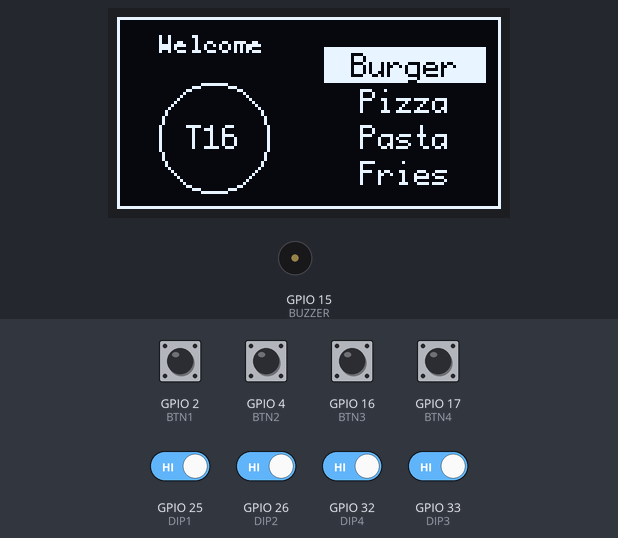
Bench run of a sketch on a simulated ESP32. Parts: 128×64 one-colour display, buzzer (waves = sounding, pin HIGH). Inputs (shaded band) come from the test bench; at power-on: GPIO 2 (BTN1), GPIO 4 (BTN2), GPIO 16 (BTN3), GPIO 17 (BTN4), GPIO 25 (DIP1), GPIO 26 (DIP2), GPIO 32 (DIP4), GPIO 33 (DIP3) HIGH. WiFi joins after 1.5 s; servers stay silent unless stated; what the sketch prints to the serial monitor is not drawn.

Above: at 2.7 s.
2.8 s: GPIO 2 (BTN1) pulled LOW for 0.15 s
At 4.0 s:
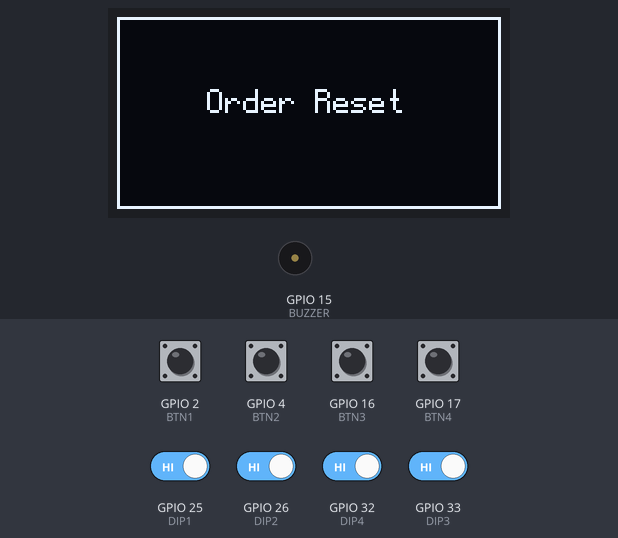
5.8 s: GPIO 16 (BTN3) pulled LOW for 1 s
At 7.8 s:
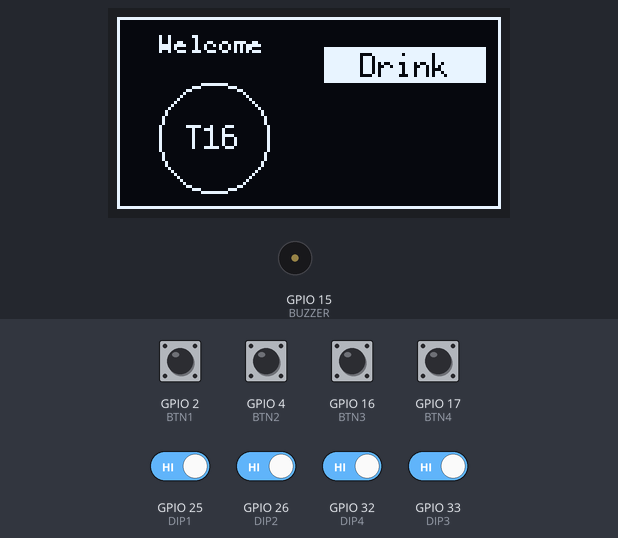
8.3 s: GPIO 4 (BTN2) pulled LOW for 0.15 s
At 8.8 s:
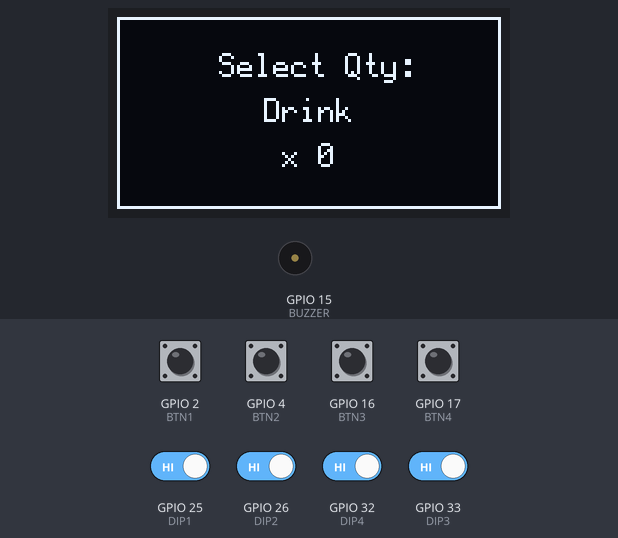
10.0 s: GPIO 16 (BTN3) pulled LOW for 0.15 s
At 10.6 s:
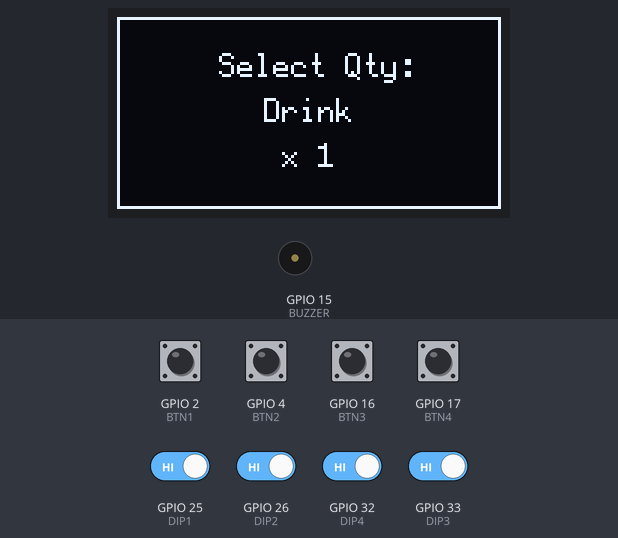
11.6 s: GPIO 17 (BTN4) pulled LOW for 0.15 s
At 12.8 s:
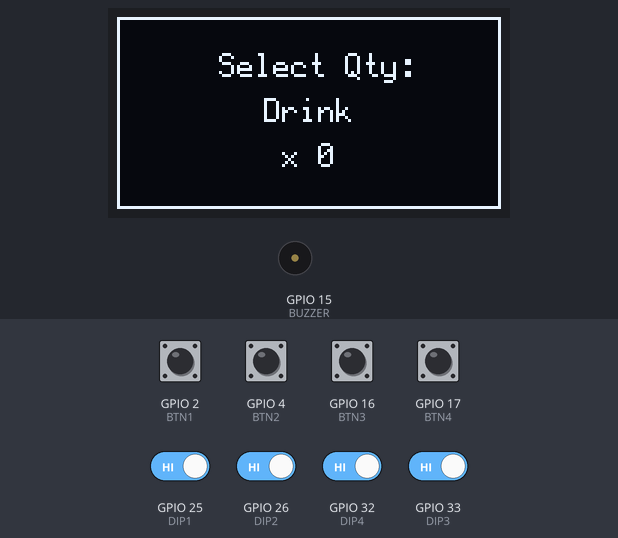
13.2 s: GPIO 2 (BTN1) pulled LOW for 1 s
At 13.35 s:
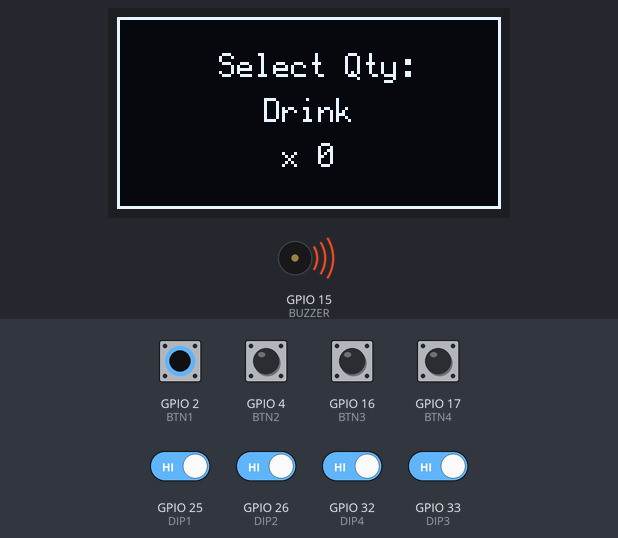
Timing chart, 0 to 16.2 s (numbered marks = the images above; inputs shaded):
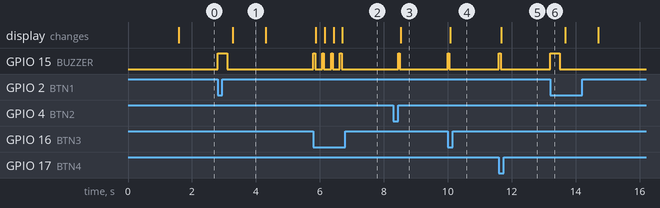

The sketch:

OM_main.ino
```cpp
#include <Wire.h>
#include <U8g2lib.h>
#include <WiFi.h>
#include <Firebase_ESP_Client.h>
#include "addons/TokenHelper.h"
#include "addons/RTDBHelper.h"

// OLED setup for SH1106 (1.3" OLED, I2C)
U8G2_SH1106_128X64_NONAME_F_HW_I2C display(U8G2_R0, /* reset=*/ U8X8_PIN_NONE);

// Button pins
#define BTN1 2    // Reset
#define BTN2 4    // Select / Confirm
#define BTN3 16   // Scroll up / Increment
#define BTN4 17   // Scroll down / Decrement
#define BUZZER 15 // Buzzer

// DIP Switch pins
#define DIP1 25
#define DIP2 26
#define DIP3 33
#define DIP4 32

// Wi-Fi credentials
#define WIFI_SSID "Retro"
#define WIFI_PASSWORD "Retro_Maker"

// Firebase credentials
#define API_KEY "AIzaSyCqRrMlG-INP1a0Sj9IKBgBsLjooLJhjMw"
#define DATABASE_URL "https://order-management-system-edb74-default-rtdb.asia-southeast1.firebasedatabase.app/"

FirebaseData fbdo;
FirebaseAuth auth;
FirebaseConfig config;
bool signupOK = false;

// Menu Data
String menu[] = {"Burger", "Pizza", "Pasta", "Fries", "Drink"};
int menuSize = sizeof(menu) / sizeof(menu[0]);

// State Variables
int menuIndex = 0;
int quantity = 1;
bool inQuantityDialog = false;
int currentTableNo = 1;

struct OrderItem {
  String name;
  int quantity;
};
std::vector<OrderItem> cart;

// ------ Setup ------
void setup() {
  Serial.begin(115200);

  pinMode(BTN1, INPUT_PULLUP);
  pinMode(BTN2, INPUT_PULLUP);
  pinMode(BTN3, INPUT_PULLUP);
  pinMode(BTN4, INPUT_PULLUP);
  pinMode(BUZZER, OUTPUT);
  digitalWrite(BUZZER, LOW);

  // DIP Switch pins
  pinMode(DIP1, INPUT_PULLUP);
  pinMode(DIP2, INPUT_PULLUP);
  pinMode(DIP3, INPUT_PULLUP);
  pinMode(DIP4, INPUT_PULLUP);

  display.begin();
  display.setFont(u8g2_font_profont12_mf);

  currentTableNo = readTableNumber();

  showStartupScreen();  // <--- ADD STARTUP SCREEN FIRST

  // Wi-Fi connection
  WiFi.begin(WIFI_SSID, WIFI_PASSWORD);
  Serial.print("Connecting to WiFi...");
  while (WiFi.status() != WL_CONNECTED) {
    Serial.print(".");
    delay(300);
  }
  Serial.println();
  Serial.println("Connected to WiFi");

  // Firebase connection
  config.api_key = API_KEY;
  config.database_url = DATABASE_URL;

  if (Firebase.signUp(&config, &auth, "", "")) {
    Serial.println("Firebase signup OK");
    signupOK = true;
  } else {
    Serial.printf("Firebase signup failed: %s\n", config.signer.signupError.message.c_str());
  }

  Firebase.begin(&config, &auth);
  Firebase.reconnectWiFi(true);

  showMenu();
}

// ------ Main Loop ------
void loop() {
  static bool btn2Pressed = false;
  static unsigned long btn2StartTime = 0;

  if (digitalRead(BTN1) == LOW) {
    buzzLong();
    resetOrder();
    delay(300);
  }

  if (digitalRead(BTN2) == LOW && !btn2Pressed) {
    btn2Pressed = true;
    btn2StartTime = millis();
  }

  if (btn2Pressed && digitalRead(BTN2) == HIGH) {
    unsigned long pressDuration = millis() - btn2StartTime;
    btn2Pressed = false;

    if (pressDuration > 1000) {
      buzzLong();
      simulateOrderPlacement();
    } else {
      buzzShort();
      if (inQuantityDialog) {
        updateCart();
      } else {
        inQuantityDialog = true;
        quantity = getPreviousQuantity(menu[menuIndex]);
        showQuantityDialog();
      }
    }
    delay(300);
  }

  if (digitalRead(BTN3) == LOW) {
    buzzShort();
    if (inQuantityDialog) {
      quantity++;
      showQuantityDialog();
    } else {
      menuIndex = (menuIndex + 1) % menuSize;
      showMenu();
    }
    delay(200);
  }

  if (digitalRead(BTN4) == LOW) {
    buzzShort();
    if (inQuantityDialog) {
      quantity = max(0, quantity - 1);
      showQuantityDialog();
    } else {
      menuIndex = (menuIndex - 1 + menuSize) % menuSize;
      showMenu();
    }
    delay(200);
  }
}

// ------ Display Functions ------
void showMenu() {
  display.clearBuffer();
  display.setFont(u8g2_font_profont12_mf);

  int leftWidth = 64;
  int rightStartX = 64;

  display.drawFrame(0, 0, 128, 64);

  display.setFont(u8g2_font_profont10_mf);
  display.setCursor((leftWidth - display.getStrWidth("Welcome")) / 2, 12);
  display.print("Welcome");

  display.drawCircle(leftWidth/2, 40, 18);
  display.setFont(u8g2_font_profont12_mf);

  String tableText = "T" + String(currentTableNo);
  display.setCursor((leftWidth - display.getStrWidth(tableText.c_str())) / 2, 44);
  display.print(tableText);

  display.setFont(u8g2_font_profont12_mf);
  int itemsPerPage = 4;
  int pageStart = (menuIndex / itemsPerPage) * itemsPerPage;

  for (int i = 0; i < itemsPerPage; i++) {
    int itemIndex = pageStart + i;
    if (itemIndex >= menuSize) break;

    int y = 20 + i * 12;

    if (itemIndex == menuIndex) {
      display.drawBox(rightStartX + 5, y - 10, 54, 12);
      display.setDrawColor(0);
      int textWidth = display.getStrWidth(menu[itemIndex].c_str());
      display.setCursor(rightStartX + 5 + (54 - textWidth)/2, y);
      display.print(menu[itemIndex]);
      display.setDrawColor(1);
    } else {
      int textWidth = display.getStrWidth(menu[itemIndex].c_str());
      display.setCursor(rightStartX + 5 + (54 - textWidth)/2, y);
      display.print(menu[itemIndex]);
    }
  }

  display.sendBuffer();
}

void showQuantityDialog() {
  display.clearBuffer();
  display.setFont(u8g2_font_profont12_mf);

  display.drawFrame(0, 0, 128, 64);

  int centerX = 64;

  display.setCursor(centerX - 30, 20);
  display.println("Select Qty:");

  display.setCursor(centerX - (display.getStrWidth(menu[menuIndex].c_str())/2), 35);
  display.print(menu[menuIndex]);

  char qtyText[10];
  sprintf(qtyText, "x %d", quantity);
  display.setCursor(centerX - (display.getStrWidth(qtyText)/2), 50);
  display.print(qtyText);

  display.sendBuffer();
}

void showStartupScreen() {
  display.clearBuffer();
  display.setFont(u8g2_font_profont12_mf);

  display.drawFrame(0, 0, 128, 64);

  int centerX = 64;

  display.setCursor(centerX - (display.getStrWidth("Bistro 92") / 2), 20);
  display.print("Bistro 92");

  String tableInfo = "Table: T" + String(currentTableNo);
  display.setCursor(centerX - (display.getStrWidth(tableInfo.c_str()) / 2), 35);
  display.print(tableInfo);

  display.setCursor(centerX - (display.getStrWidth("Connecting...") / 2), 50);
  display.print("Connecting...");

  display.sendBuffer();
}

// ------ Cart Management ------
void updateCart() {
  bool found = false;
  for (int i = 0; i < cart.size(); i++) {
    if (cart[i].name == menu[menuIndex]) {
      found = true;
      if (quantity == 0) {
        cart.erase(cart.begin() + i);
      } else {
        cart[i].quantity = quantity;
      }
      break;
    }
  }

  if (!found && quantity > 0) {
    OrderItem item = { menu[menuIndex], quantity };
    cart.push_back(item);
  }

  inQuantityDialog = false;
  showMenu();
}

int getPreviousQuantity(String itemName) {
  for (OrderItem item : cart) {
    if (item.name == itemName) {
      return item.quantity;
    }
  }
  return 0;
}

// ------ Firebase Functions ------
void simulateOrderPlacement() {
  display.clearBuffer();
  display.drawFrame(0, 0, 128, 64);
  display.setFont(u8g2_font_profont12_mf);

  int margin = 5;
  display.setCursor(margin, 12);
  display.println("Order Summary:");

  for (int i = 0; i < cart.size(); i++) {
    display.setCursor(margin, 22 + i * 10);
    display.print(cart[i].name);
    display.print(" x");
    display.print(cart[i].quantity);
    if (i == 3) break;
  }

  if (cart.size() > 4) {
    display.setCursor(margin, 60);
    display.println("...more items");
  }

  display.setCursor(margin, 55);
  display.println("Order Sent!");
  display.sendBuffer();
  delay(3000);

  sendOrderToFirebase();
}

void sendOrderToFirebase() {
  if (signupOK) {
    String tableNo = String(currentTableNo);

    for (int i = 0; i < cart.size(); i++) {
      String itemName = cart[i].name;
      int itemQuantity = cart[i].quantity;

      String itemPath = "/Tables/Table_" + tableNo + "/" + itemName;
      Firebase.RTDB.setInt(&fbdo, itemPath, itemQuantity);
    }

    // Send timestamp
    String timestampPath = "/Tables/Table_" + tableNo + "/Timestamp";
    Firebase.RTDB.setTimestamp(&fbdo, timestampPath);

    Serial.println("Order Uploaded to Firebase!");
  }

  cart.clear();
  showMenu();
}

void resetOrder() {
  cart.clear();

  String tableNo = String(currentTableNo);
  String basePath = "/Tables/Table_" + tableNo;

  Firebase.RTDB.deleteNode(&fbdo, basePath);

  inQuantityDialog = false;
  menuIndex = 0;
  quantity = 1;

  display.clearBuffer();
  display.drawFrame(0, 0, 128, 64);
  display.setCursor(30, 32);
  display.println("Order Reset");
  display.sendBuffer();
  delay(1000);

  showMenu();
}

// ------ Buzzer Feedback ------
void buzzShort() {
  digitalWrite(BUZZER, HIGH);
  delay(50);
  digitalWrite(BUZZER, LOW);
}

void buzzLong() {
  digitalWrite(BUZZER, HIGH);
  delay(300);
  digitalWrite(BUZZER, LOW);
}

// ------ DIP Switch Reading ------
int readTableNumber() {
  int bit1 = digitalRead(DIP1) == LOW ? 1 : 0;
  int bit2 = digitalRead(DIP2) == LOW ? 1 : 0;
  int bit3 = digitalRead(DIP3) == LOW ? 1 : 0;
  int bit4 = digitalRead(DIP4) == LOW ? 1 : 0;

  int table = (bit1 << 3) | (bit2 << 2) | (bit3 << 1) | bit4;
  if (table == 0) table = 16;

  return table;
}
```

Measured:
- after the input at 2.8 s, GPIO 15 (BUZZER): LOW → HIGH at once, → LOW 0.30 s later; the display: changes after 0.48 s (image 1)
- after the input at 5.8 s, GPIO 15 (BUZZER): alternates HIGH for 0.05 s and LOW for 0.23 s, 8 changes in all, then stays LOW, starting at once; the display: first changes after 0.08 s (image 2 shows a later state)
- after the input at 8.3 s, GPIO 15 (BUZZER): LOW → HIGH after 0.15 s, → LOW 0.05 s later; the display: changes after 0.23 s (image 3)
- after the input at 10.0 s, GPIO 15 (BUZZER): LOW → HIGH at once, → LOW 0.05 s later; the display: changes after 0.08 s (image 4)
- after the input at 11.6 s, GPIO 15 (BUZZER): LOW → HIGH at once, → LOW 0.05 s later; the display: changes after 0.08 s (image 5)
- after the input at 13.2 s, GPIO 15 (BUZZER): LOW → HIGH at once, → LOW 0.30 s later
- what the display in image 1 shows lasts 1.0 s, from 3.3 s to 4.3 s
